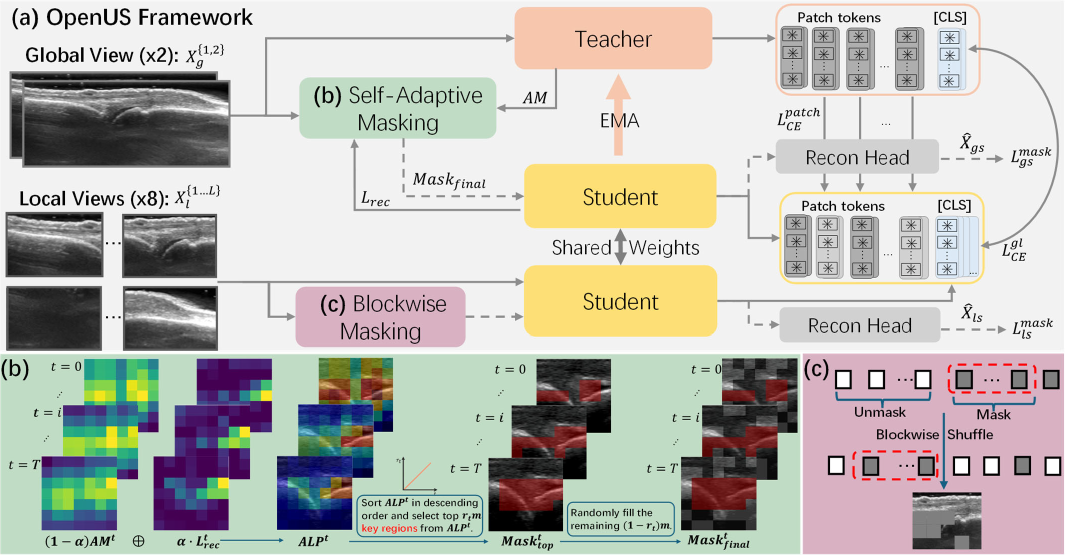
#> input picture figs/Fig_1_1.png, 2130 x 1111 px (shown at 1/2 size)
$ python calculate_dice_iou.py figs figs
#> lines starting #> are read from the running program, lines starting #| are printed output that depends on the picture
#!/usr/bin/env python3
"""
Calculate Dice scores between predictions and ground truth with proper file matching
"""
import numpy as np
import os
import re
from pathlib import Path
import argparse
from skimage import io, measure, filters
from skimage.transform import resize
import json
import matplotlib.pyplot as plt

def dice_coefficient(y_true, y_pred, smooth=1e-6):
    y_true_f = y_true.flatten()
    y_pred_f = y_pred.flatten()

    # Convert to binary if not already
    y_true_f = (y_true_f > 0).astype('float32')
    y_pred_f = (y_pred_f > 0).astype('float32')

    intersection = np.sum(y_true_f * y_pred_f)
    dice = (2. * intersection + smooth) / (np.sum(y_true_f) + np.sum(y_pred_f) + smooth)

    return dice

def iou_coefficient(y_true, y_pred, smooth=1e-6):
    y_true_f = y_true.flatten()
    y_pred_f = y_pred.flatten()

    # Convert to binary if not already
    y_true_f = (y_true_f > 0).astype('float32')
    y_pred_f = (y_pred_f > 0).astype('float32')

    intersection = np.sum(y_true_f * y_pred_f)
    union = np.sum(y_true_f) + np.sum(y_pred_f) - intersection
    iou = (intersection + smooth) / (union + smooth)

    return iou

def extract_number_from_filename(filename):
    # Remove extension
    name = Path(filename).stem

    # Try to match pattern like pred_mask_0000
    match = re.search(r'pred_mask_(\d+)', name)
    if match:
        return match.group(1)

    # Try to match pattern like test0000_0000 or test0000
    match = re.search(r'test(\d+)', name)
    if match:
        return match.group(1)

    # Try to match pattern like 0000_0000 or just 0000
    match = re.search(r'(\d+)', name)
    if match:
        return match.group(1)

    return None

# [69 lines left out: functions smooth_contour, plot_and_save_comparison, not called in this run]

def calculate_dice_scores(pred_folder, gt_folder, output_file=None, plot_results=False, plot_output_dir=None, orig_images_folder=None):

#> called with pred_folder = 'figs', gt_folder = 'figs', plot_results = False
    pred_path = Path(pred_folder)
    gt_path = Path(gt_folder)

    if plot_results and plot_output_dir is None:
        plot_output_dir = pred_path.parent / 'visualizations'

    # Check if original images folder is provided when plotting is requested
    if plot_results and orig_images_folder is None:
        print("Warning: Original images folder not provided. Plotting will be disabled.")
        plot_results = False

    orig_path = None
    if plot_results and orig_images_folder is not None:
        orig_path = Path(orig_images_folder)
        if not orig_path.exists():
            print(f"Warning: Original images folder does not exist: {orig_images_folder}. Plotting will be disabled.")
            plot_results = False

    # Get all prediction files
    pred_files = list(pred_path.glob("*.png"))

    if not pred_files:
        print(f"No PNG files found in prediction folder: {pred_folder}")
        return

    print(f"Found {len(pred_files)} prediction files")

    dice_scores = []
    iou_scores = []
    matched_pairs = []
    unmatched_predictions = []
    saved_plots = []

    for pred_file in pred_files:
        # Extract number from prediction filename
        pred_number = extract_number_from_filename(pred_file.name)

        if pred_number is None:
            print(f"Could not extract number from prediction file: {pred_file.name}")
            unmatched_predictions.append(pred_file.name)
            continue

        gt_filename = f"{pred_number}.jpg"
        gt_file = gt_path / gt_filename

        if not gt_file.exists():
            gt_filename = f"{pred_number}.png"
            gt_file = gt_path / gt_filename

        if not gt_file.exists():
            gt_filename = pred_file.name
            gt_file = gt_path / gt_filename

        if not gt_file.exists():
            print(f"Ground truth file not found for {pred_file.name}: tried {pred_number}.jpg, {pred_number}.png, and {pred_file.name}")
            unmatched_predictions.append(pred_file.name)
            continue

        try:
            pred_img = io.imread(str(pred_file))
#> pred_img is the input picture: shape (1111, 2130, 3); mean R, G, B 188.5, 187.1, 180.5
            gt_img = io.imread(str(gt_file))

            if pred_img.ndim == 3:
                pred_img = pred_img[:, :, 0]  # Take first channel
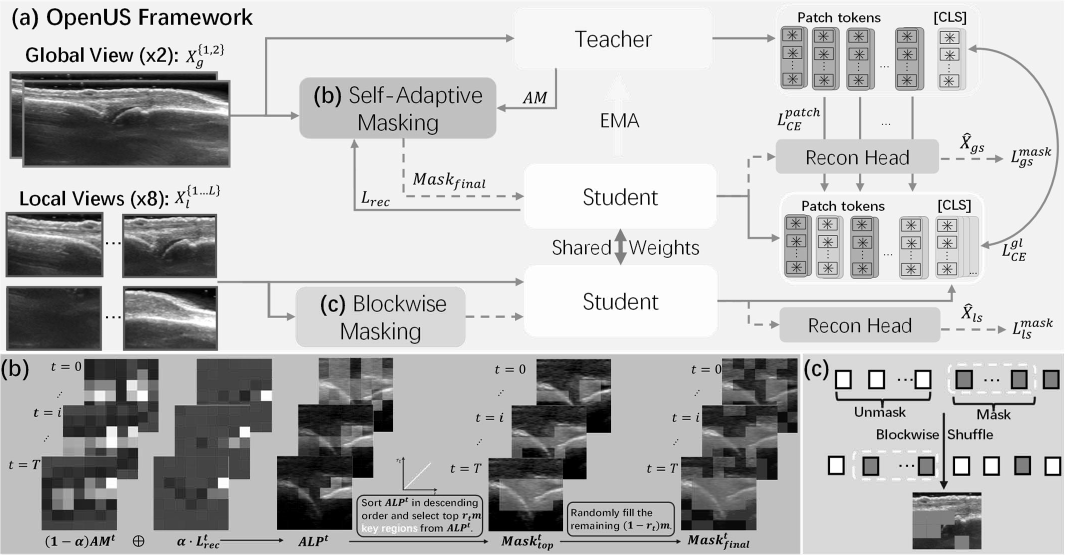
#> pred_img: shape (1111, 2130) (shown at 1/2 size); min 0, max 255, mean 188.5
            if gt_img.ndim == 3:
                gt_img = gt_img[:, :, 0]  # Take first channel

            if pred_img.shape != gt_img.shape:
                pred_img = resize(pred_img, gt_img.shape, anti_aliasing=True)

            dice = dice_coefficient(gt_img, pred_img)
#> in dice_coefficient, `intersection = np.sum(y_true_f * y_pred_f)`: intersection = 2337781
#> in dice_coefficient, `dice = (2. * intersection + smooth) / (np.sum(y_true_f) + np.sum(y_pre..`: dice = 1
#> dice = 1
            iou = iou_coefficient(gt_img, pred_img)
#> in iou_coefficient, `intersection = np.sum(y_true_f * y_pred_f)`: intersection = 2337781
#> in iou_coefficient, `iou = (intersection + smooth) / (union + smooth)`: iou = 1
#> iou = 1
            dice_scores.append(dice)
            iou_scores.append(iou)
            matched_pairs.append((pred_file.name, gt_filename, dice, iou))

            if plot_results and orig_path is not None:
                try:
                    if gt_filename.startswith('mask_'):
                        orig_filename = gt_filename.replace('mask_', 'bus_')
                    else:
                        orig_filename = gt_filename  # Fallback to same filename as ground truth
                    orig_file = orig_path / orig_filename

                    if orig_file.exists():
                        orig_img = io.imread(str(orig_file))

                        # Handle grayscale original images
                        if orig_img.ndim == 3 and orig_img.shape[2] > 1:
                            orig_img = orig_img[:, :, 0]  # Take first channel if multi-channel

                        plot_path = plot_and_save_comparison(
                            pred_img, gt_img, orig_img, pred_file.name, gt_filename,
                            dice, iou, plot_output_dir
                        )
                        saved_plots.append(plot_path)
                        print(f"Saved plot: {plot_path}")
                    else:
                        print(f"Original image not found for {pred_file.name} (tried {orig_filename})")

                except Exception as plot_error:
                    print(f"Error saving plot for {pred_file.name}: {plot_error}")

        except Exception as e:
            print(f"Error processing {pred_file.name}: {e}")
            unmatched_predictions.append(pred_file.name)
#> pass 2 of the loop in calculate_dice_scores, `for pred_file in pred_files:`:
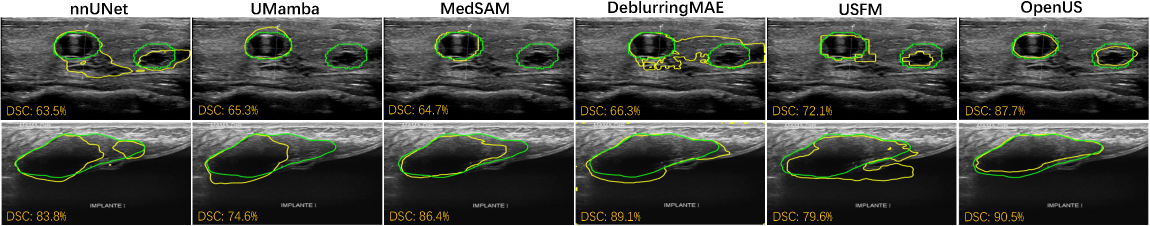
#> input picture figs/Fig_3.png, 3450 x 678 px (shown at 1/3 size)
#> in calculate_dice_scores, pred_img is the input picture: shape (678, 3450, 3); mean R, G, B 77.2, 79.7, 73.4
#> in calculate_dice_scores, `pred_img = pred_img[:, :, 0]`:
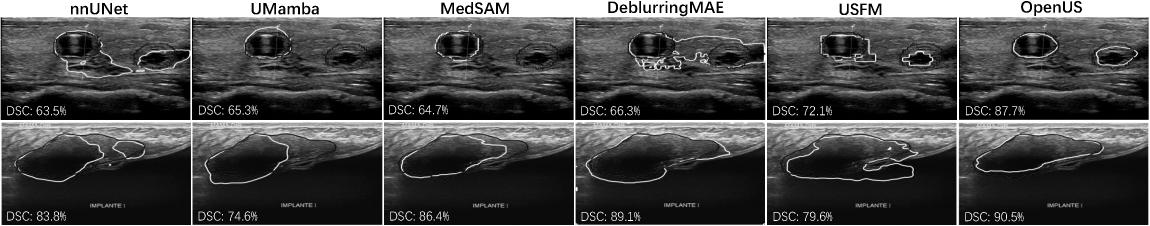
#> pred_img: shape (678, 3450) (shown at 1/3 size); min 0, max 255, mean 77.2

    # Calculate statistics
    if dice_scores:
        mean_dice = np.mean(dice_scores)
#> mean_dice = 1
        std_dice = np.std(dice_scores)
#> std_dice = 0
        median_dice = np.median(dice_scores)
#> median_dice = 1
        min_dice = np.min(dice_scores)
#> min_dice = 1
        max_dice = np.max(dice_scores)
#> max_dice = 1

        mean_iou = np.mean(iou_scores)
#> mean_iou = 1
        std_iou = np.std(iou_scores)
#> std_iou = 0
        median_iou = np.median(iou_scores)
#> median_iou = 1
        min_iou = np.min(iou_scores)
#> min_iou = 1
        max_iou = np.max(iou_scores)
#> max_iou = 1

        print(f"\n=== SEGMENTATION RESULTS ===")
        print(f"Total matched pairs: {len(matched_pairs)}")
#| Total matched pairs: 2
        print(f"\nDice Score Statistics:")
        print(f"  Mean Dice: {mean_dice:.4f}")
#|   Mean Dice: 1.0000
        print(f"  Std Dice: {std_dice:.4f}")
#|   Std Dice: 0.0000
        print(f"  Median Dice: {median_dice:.4f}")
#|   Median Dice: 1.0000
        print(f"  Min Dice: {min_dice:.4f}")
#|   Min Dice: 1.0000
        print(f"  Max Dice: {max_dice:.4f}")
#|   Max Dice: 1.0000
        print(f"\nIoU Score Statistics:")
        print(f"  Mean IoU: {mean_iou:.4f}")
#|   Mean IoU: 1.0000
        print(f"  Std IoU: {std_iou:.4f}")
#|   Std IoU: 0.0000
        print(f"  Median IoU: {median_iou:.4f}")
#|   Median IoU: 1.0000
        print(f"  Min IoU: {min_iou:.4f}")
#|   Min IoU: 1.0000
        print(f"  Max IoU: {max_iou:.4f}")
#|   Max IoU: 1.0000

        # Save results
        results = {
            "total_pairs": len(matched_pairs),
            "dice_statistics": {
                "mean_dice": float(mean_dice),
                "std_dice": float(std_dice),
                "median_dice": float(median_dice),
                "min_dice": float(min_dice),
                "max_dice": float(max_dice)
            },
            "iou_statistics": {
                "mean_iou": float(mean_iou),
                "std_iou": float(std_iou),
                "median_iou": float(median_iou),
                "min_iou": float(min_iou),
                "max_iou": float(max_iou)
            },
            "individual_scores": [
                {"prediction": pred, "ground_truth": gt, "dice": float(dice), "iou": float(iou)}
                for pred, gt, dice, iou in matched_pairs
            ],
            "unmatched_predictions": unmatched_predictions,
            "plotting_info": {
                "plots_generated": plot_results,
                "total_plots_saved": len(saved_plots) if plot_results else 0,
                "plot_output_directory": str(plot_output_dir) if plot_results else None,
                "saved_plot_paths": saved_plots if plot_results else []
            }
        }

        if output_file:
            with open(output_file, 'w') as f:
                json.dump(results, f, indent=2)
            print(f"Results saved to: {output_file}")

        # Print plotting info
        if plot_results:
            print(f"\nVisualization plots:")
            print(f"  Total plots saved: {len(saved_plots)}")
            print(f"  Plot output directory: {plot_output_dir}")

        # Print some individual results
        print(f"\nFirst 10 individual results:")
        for i, (pred, gt, dice, iou) in enumerate(matched_pairs[:10]):
            print(f"  {pred} -> {gt}: Dice={dice:.4f}, IoU={iou:.4f}")
#> this loop made 2 passes
#> (pred, gt, dice, iou) on passes 1 to 2: ('Fig_1_1.png', 'Fig_1_1.png', 1, 1), ('Fig_3.png', 'Fig_3.png', 1, 1)
#|   Fig_1_1.png -> Fig_1_1.png: Dice=1.0000, IoU=1.0000
#|   Fig_3.png -> Fig_3.png: Dice=1.0000, IoU=1.0000

        if unmatched_predictions:
            print(f"\nUnmatched predictions ({len(unmatched_predictions)}):")
            for pred in unmatched_predictions[:10]:
                print(f"  {pred}")
            if len(unmatched_predictions) > 10:
                print(f"  ... and {len(unmatched_predictions) - 10} more")

    else:
        print("No valid dice or IoU scores calculated!")

def main():
    parser = argparse.ArgumentParser(description='Calculate Dice and IoU scores between predictions and ground truth')
    parser.add_argument('pred_folder', help='Path to prediction folder')
    parser.add_argument('gt_folder', help='Path to ground truth folder')
    parser.add_argument('--output', '-o', help='Output file path (JSON format)', default=None)
    parser.add_argument('--plot', action='store_true', help='Generate and save visualization plots')
    parser.add_argument('--plot-dir', help='Directory to save plots (default: visualizations/ in parent of pred_folder)', default=None)
    parser.add_argument('--orig-images', help='Path to original test images folder (required for plotting)', default=None)

    args = parser.parse_args()

    calculate_dice_scores(args.pred_folder, args.gt_folder, args.output, args.plot, args.plot_dir, args.orig_images)

if __name__ == "__main__":
    main()
